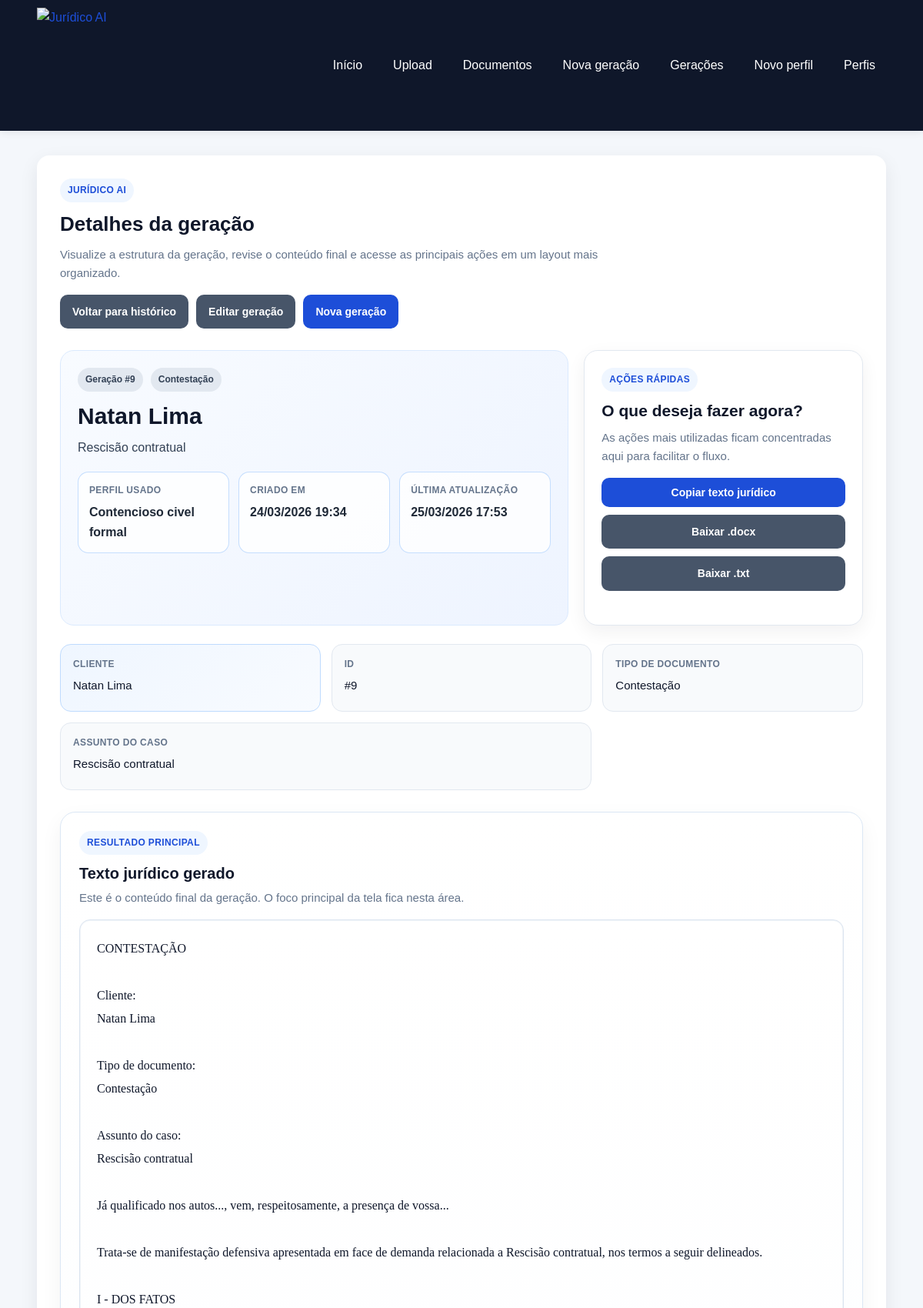
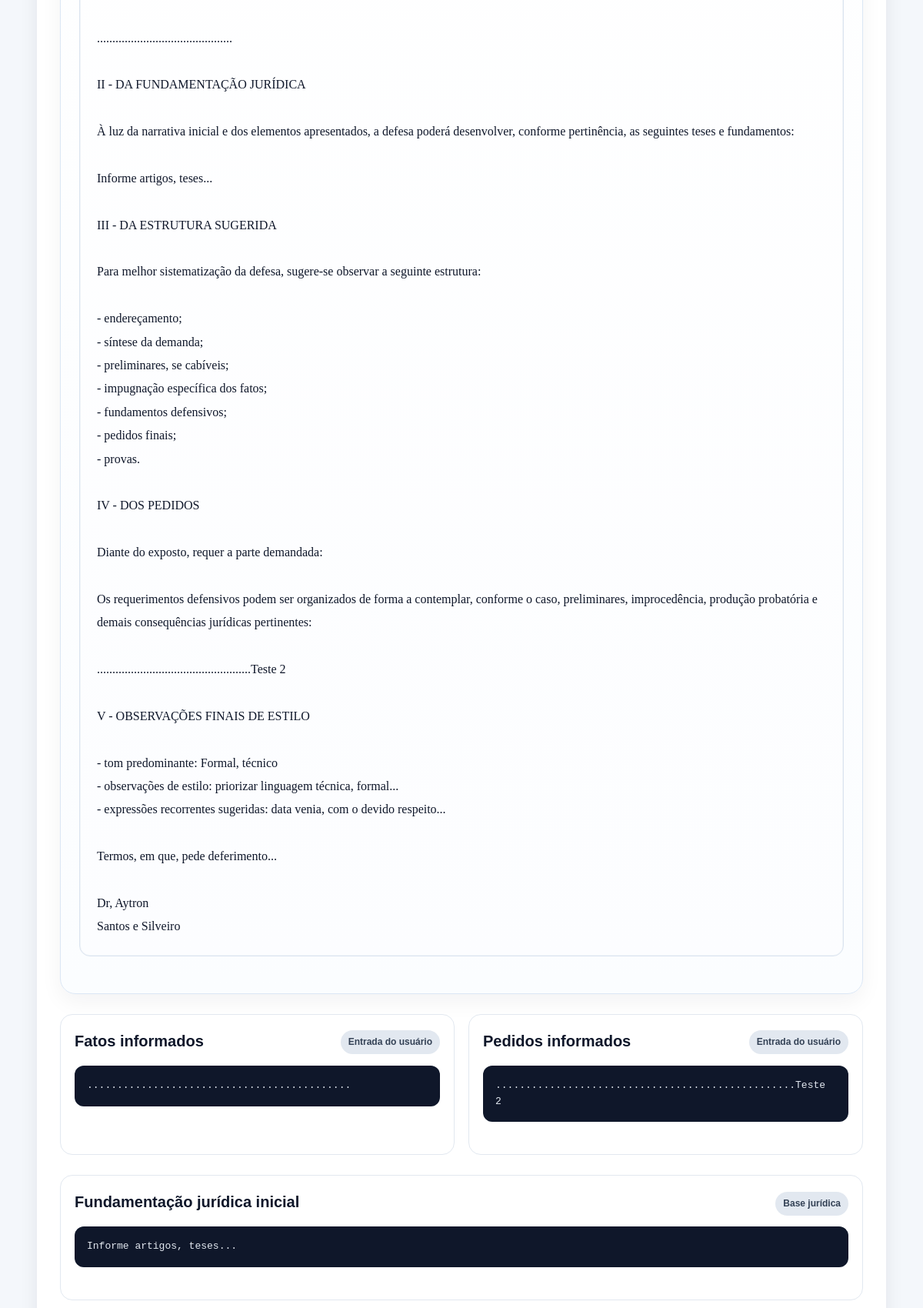
The page /generations/9 (upper part) on the database its author committed (2 pictures, top to bottom).
### app/models/generation.py (models this page shows)
class Generation(Base):
    __tablename__ = "generations"
    id = Column(Integer, primary_key=True, index=True)
    client_name = Column(String(255), nullable=False)
    document_type = Column(String(255), nullable=False)
    case_subject = Column(String(255), nullable=False)
    facts = Column(Text, nullable=False)
    requests = Column(Text, nullable=False)
    legal_basis = Column(Text, nullable=True)
    context_used = Column(Text, nullable=False)
    generated_text = Column(Text, nullable=False)
    source_document_ids = Column(Text, nullable=True)
    writing_profile_id = Column(
        Integer,
        ForeignKey("writing_profiles.id"),
        nullable=True,
    )
    created_at = Column(
        DateTime,
        default=agora_brasil,
        nullable=False,
    )
    updated_at = Column(
        DateTime,
        default=agora_brasil,
        nullable=False,
    )
    writing_profile = relationship("WritingProfile")

### app/models/writing_profile.py (models this page shows)
class WritingProfile(Base):
    __tablename__ = "writing_profiles"
    id = Column(Integer, primary_key=True, index=True)
    profile_name = Column(String(150), nullable=False)
    lawyer_name = Column(String(150), nullable=True)
    office_name = Column(String(200), nullable=True)
    tone = Column(String(100), nullable=False, default="Formal")
    qualification_style = Column(
        Text,
        nullable=True,
        default="já qualificado(a) nos autos ou a ser devidamente qualificado(a)",
    )
    opening_phrase = Column(
        Text,
        nullable=True,
        default="vem, com o devido respeito, à presença de Vossa Excelência, apresentar a presente:",
    )
    closing_phrase = Column(
        Text,
        nullable=True,
        default="Termos em que,\nPede deferimento.",
    )
    request_intro = Column(
        Text,
        nullable=True,
        default="Diante do exposto, requer:",
    )
    legal_style_notes = Column(
        Text,
        nullable=True,
        default="Utilizar linguagem jurídica formal, objetiva e técnica.",
    )
    recurring_expressions = Column(
        Text,
        nullable=True,
        default="data venia; conforme entendimento jurisprudencial; nos termos da legislação aplicável",
    )
    is_active = Column(Boolean, default=False, nullable=False)
    created_at = Column(DateTime(timezone=True), server_default=func.now())

### app/routers/generations.py (the view)
@router.get("/{generation_id}")
def generation_detail(
    generation_id: int,
    request: Request,
    db: Session = Depends(get_db),
):
    geracao = buscar_geracao_por_id(db, generation_id)
    if not geracao:
        raise HTTPException(status_code=404, detail="Geração não encontrada.")
    document_ids = desserializar_ids_documentos(geracao.source_document_ids)
    documentos_base = listar_documentos_por_ids(db, document_ids) if document_ids else []
    return templates.TemplateResponse(
        "generation_detail.html",
        {
            "request": request,
            "title": "Detalhes da geração",
            "geracao": geracao,
            "documentos_base": documentos_base,
            "sucesso": request.query_params.get("sucesso"),
            "erro": request.query_params.get("erro"),
        },
    )

### app/templates/generation_detail.html (shortened to what this page needs)
{% extends "base.html" %}
{% block content %}
<section class="card card-detalhes-geracao detalhe-geracao-profissional">
    <div class="cabecalho-pagina cabecalho-geracao cabecalho-geracao-profissional">
        <div class="cabecalho-geracao-textos">
            <p class="etiqueta-secao">Jurídico AI</p>
            <h2>Detalhes da geração</h2>
            <p class="texto-suave">
                Visualize a estrutura da geração, revise o conteúdo final e acesse as principais ações em um layout mais organizado.
            </p>
        </div>
        <div class="acoes-topo">
            <a class="botao botao-secundario" href="/generations">Voltar para histórico</a>
            <a class="botao botao-secundario" href="/generations/{{ geracao.id }}/edit">Editar geração</a>
            <a class="botao" href="/generations/create">Nova geração</a>
        </div>
    </div>
    <section class="detalhe-geracao-hero">
        <div class="detalhe-geracao-identidade">
            <div class="detalhe-geracao-identidade-topo">
                <span class="badge badge-neutro">Geração #{{ geracao.id }}</span>
                <span class="badge badge-neutro">{{ geracao.document_type }}</span>
            </div>
            <h3>{{ geracao.client_name }}</h3>
            <p class="detalhe-geracao-assunto">
                {{ geracao.case_subject }}
            </p>
            <div class="detalhe-geracao-meta-lista">
                <div class="detalhe-geracao-meta-item">
                    <span class="detalhe-geracao-meta-label">Perfil usado</span>
                    <strong>
                        {{ geracao.writing_profile.profile_name if geracao.writing_profile else "Sem perfil" }}
                    </strong>
                </div>
                <div class="detalhe-geracao-meta-item">
                    <span class="detalhe-geracao-meta-label">Criado em</span>
                    <strong>
                        {{ geracao.created_at.strftime("%d/%m/%Y %H:%M") if geracao.created_at else "-" }}
                    </strong>
                </div>
                <div class="detalhe-geracao-meta-item">
                    <span class="detalhe-geracao-meta-label">Última atualização</span>
                    <strong>
                        {{ geracao.updated_at.strftime("%d/%m/%Y %H:%M") if geracao.updated_at else "-" }}
                    </strong>
                </div>
            </div>
        </div>
        <aside class="detalhe-geracao-acoes">
            <div class="detalhe-geracao-acoes-topo">
                <p class="etiqueta-secao">Ações rápidas</p>
                <h3>O que deseja fazer agora?</h3>
                <p class="texto-suave">
                    As ações mais utilizadas ficam concentradas aqui para facilitar o fluxo.
                </p>
            </div>
            <div class="detalhe-geracao-acoes-botoes">
                <button
                    type="button"
                    class="botao"
                    id="botao-copiar-texto"
                    onclick="copiarTextoJuridico()"
                >
                    Copiar texto jurídico
                </button>
                <a
                    class="botao botao-secundario"
                    href="/generations/{{ geracao.id }}/download-docx"
                >
                    Baixar .docx
                </a>
                <a
                    class="botao botao-secundario"
                    href="/generations/{{ geracao.id }}/download-txt"
                >
                    Baixar .txt
                </a>
            </div>
        </aside>
    </section>
    <div class="painel-resumo-geracao painel-resumo-geracao-profissional">
        <div class="info-box destaque-principal">
            <span class="info-label">Cliente</span>
            <span class="info-value">{{ geracao.client_name }}</span>
        </div>
        <div class="info-box">
            <span class="info-label">ID</span>
            <span class="info-value">#{{ geracao.id }}</span>
        </div>
        <div class="info-box">
            <span class="info-label">Tipo de documento</span>
            <span class="info-value">{{ geracao.document_type }}</span>
        </div>
        <div class="info-box info-box-largo">
            <span class="info-label">Assunto do caso</span>
            <span class="info-value">{{ geracao.case_subject }}</span>
        </div>
    </div>
    <section class="bloco-resultado-principal bloco-destaque-texto bloco-destaque-texto-profissional">
        <div class="cabecalho-resultado cabecalho-resultado-profissional">
            <div>
                <p class="etiqueta-secao">Resultado principal</p>
                <h3>Texto jurídico gerado</h3>
                <p class="texto-suave">
                    Este é o conteúdo final da geração. O foco principal da tela fica nesta área.
                </p>
            </div>
        </div>
        <div class="resultado-texto resultado-texto-claro resultado-texto-juridico">
            <pre id="texto-juridico">{{ geracao.generated_text }}</pre>
        </div>
    </section>
    <div class="grid-conteudo-auxiliar grid-conteudo-auxiliar-profissional">
        <section class="bloco-informativo">
            <div class="bloco-informativo-topo">
                <h3>Fatos informados</h3>
                <span class="badge badge-neutro">Entrada do usuário</span>
            </div>
            <div class="resultado-texto">
                <pre>{{ geracao.facts }}</pre>
            </div>
        </section>
        <section class="bloco-informativo">
            <div class="bloco-informativo-topo">
                <h3>Pedidos informados</h3>
                <span class="badge badge-neutro">Entrada do usuário</span>
            </div>
            <div class="resultado-texto">
                <pre>{{ geracao.requests }}</pre>
            </div>
        </section>
    </div>
    <section class="bloco-informativo bloco-informativo-secundario">
        <div class="bloco-informativo-topo">
            <h3>Fundamentação jurídica inicial</h3>
            <span class="badge badge-neutro">Base jurídica</span>
        </div>
        <div class="resultado-texto">
            <pre>{{ geracao.legal_basis or "Não informada." }}</pre>
        </div>
    </section>
</section>
{% endblock %}

### rows shown on the page
Generation: id "9", document_type "Contestação", client_name "Natan Lima", case_subject "Rescisão contratual", created_at "24/03/2026 19:34", updated_at "25/03/2026 17:53", generated_text "CONTESTAÇÃO Cliente: Natan Lima Tipo de documento: Contestação Assunto do caso: Rescisão contratual Já qualificado nos autos..., vem, respeitosamente, a presença de vossa... Trata-se de manifestação defensiva apresentada em face de demanda relacionada a Rescisão contratual, nos termos a seguir delineados. I - DOS FATOS ............................................ II - DA FUNDAMENTAÇÃO JURÍDICA À luz da narrativa inicial e dos elementos apresentados, a defesa poderá desenvolver, conforme pertinência, as seguintes teses e fundamentos: Informe artigos, teses... III - DA ESTRUTURA SUGERIDA Para melhor sistematização da defesa, sugere-se observar a seguinte estrutura: - endereçamento; - síntese…", facts "............................................", requests "..................................................Teste 2", legal_basis "Informe artigos, teses..."
WritingProfile: writing_profile "Contencioso civel formal"
